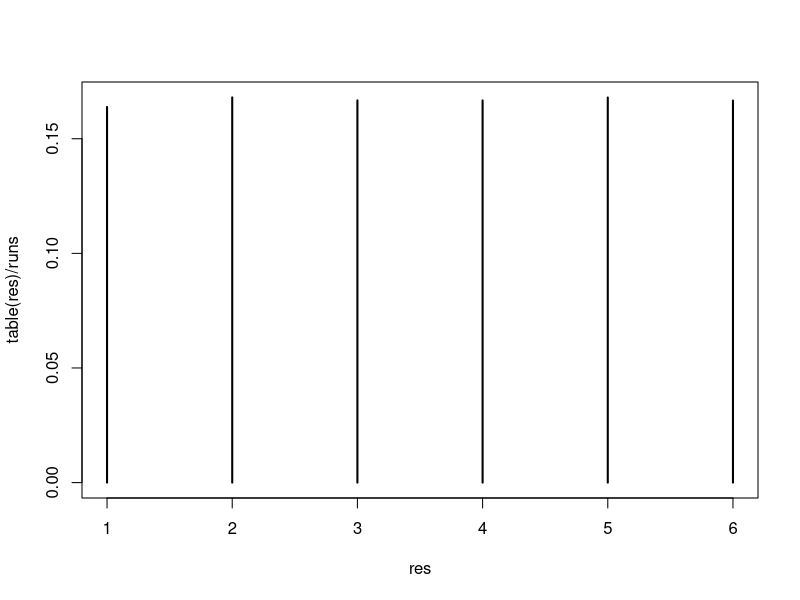
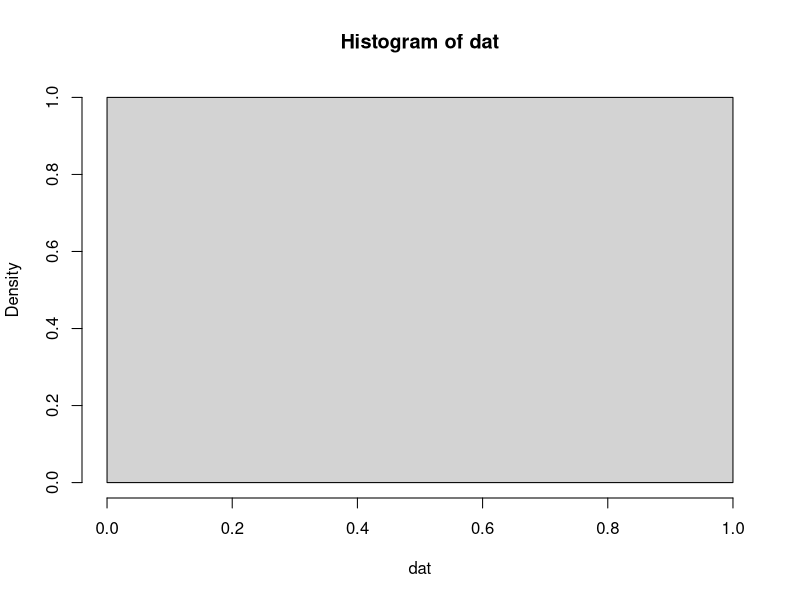
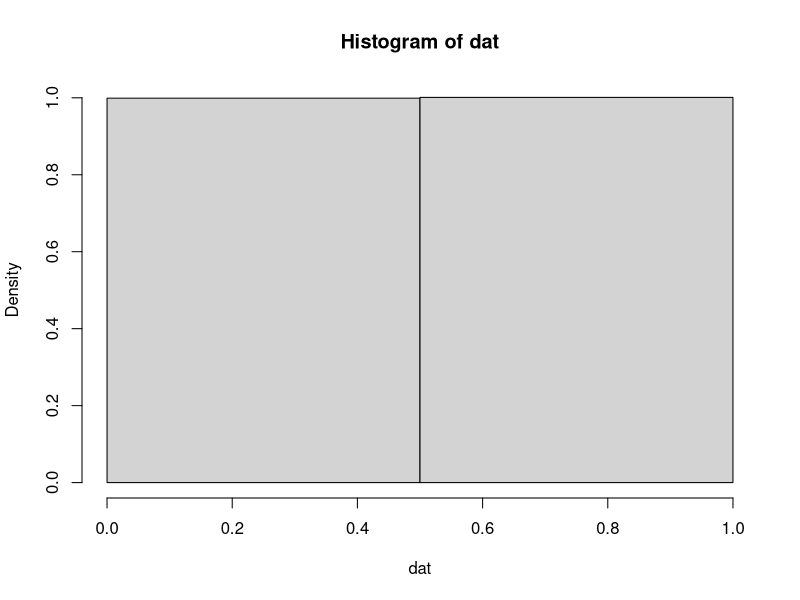
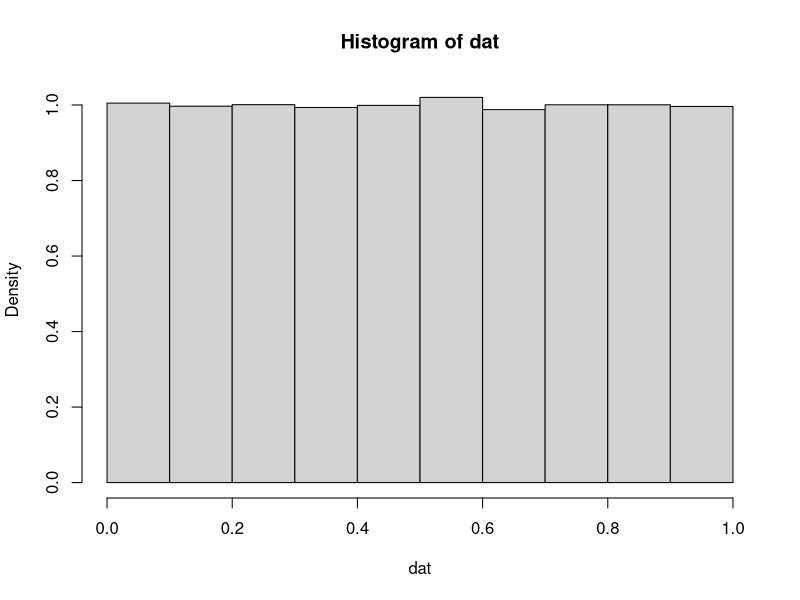
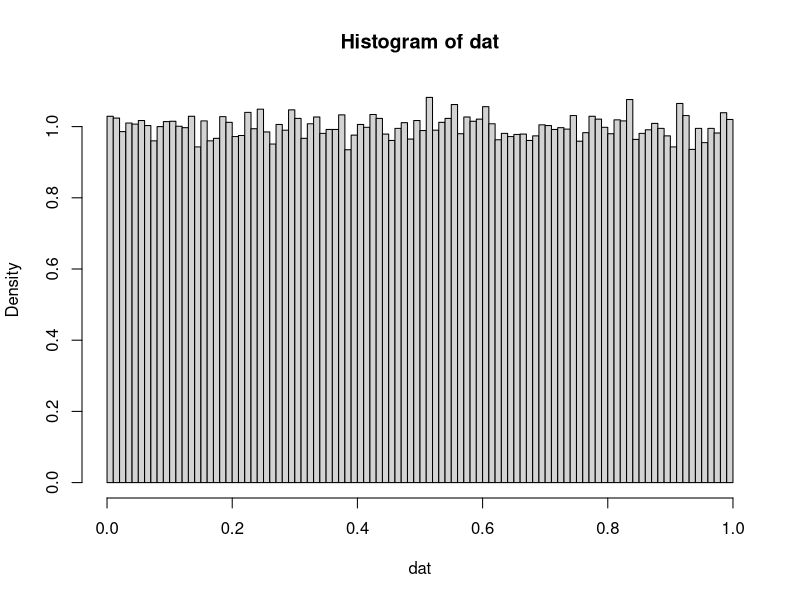
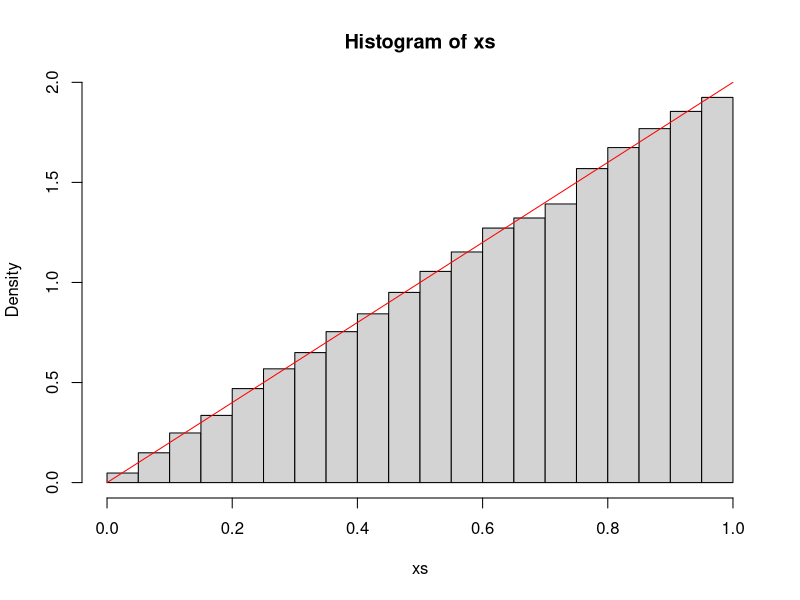
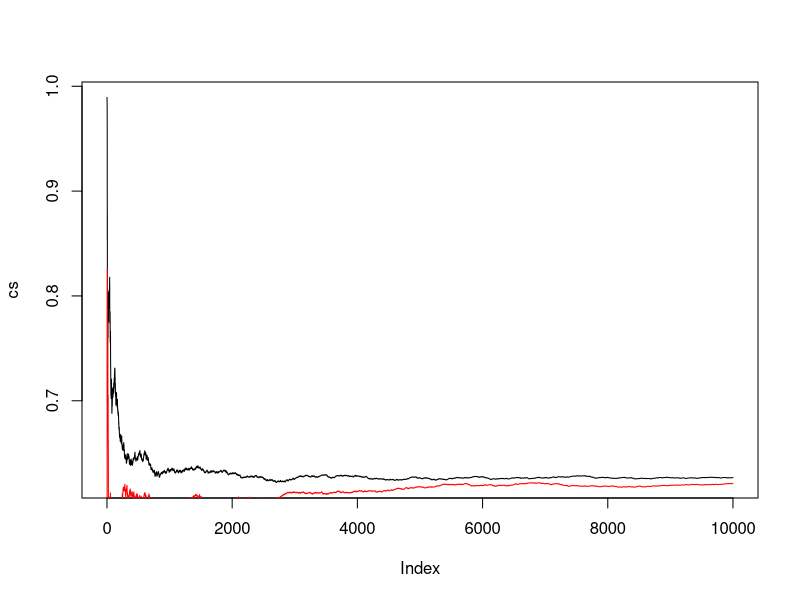

Write R code to recreate these figures, in order.
# Diskrete vs Stetige
runs = 100000
res = sample(1:6, runs, replace = TRUE)
table(res)
plot(table(res)/runs)
table(res)/runs

dat = runif(100000, 0,1) #1000 Zahlen zwischen 0 und 6
hist(dat, freq = FALSE, breaks = 1)
hist(dat, freq = FALSE, breaks = 2)
hist(dat, freq = FALSE, breaks = 10)
hist(dat, freq = FALSE, breaks = 100)



# Simulation von Daten aus einer Dreiecksverteilung
# Dies ist nicht Teil der Vorlesung
rdreieck = function(n){
  return (sqrt(runif(n)))
}

# Glückspiel
# X ~ Dreiecksverteilung
xs = rdreieck(100000)
hist(xs, freq = FALSE)
curve(2*x,0,1, add=TRUE, col='red')

mean(xs) #0.67
mean(xs^2) #0.4996467
var(xs) #0.05



# Aufgabe Simulation
N = 10000
xs = runif(N,0,1)
mean(sin(exp(xs)+sin(xs))) #0.6218743
# Erwartungswert fuer N->Infty
x = sin(exp(xs)+sin(xs))
cs = cumsum(x) / (1:N)
plot(cs, type = 'l')


xs = runif(N,0,1)
cs = cumsum(sin(exp(xs)+sin(xs)))/1:N
lines(cs, type = 'l', col='red')
